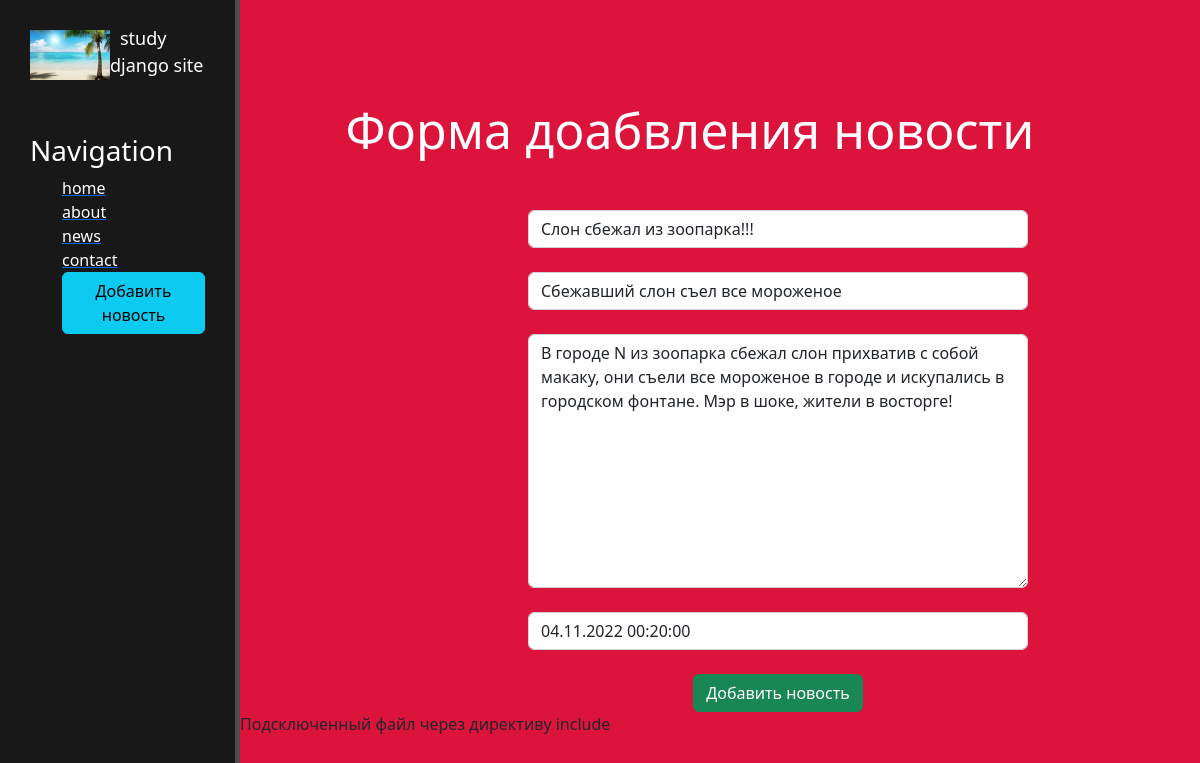
The page /news/2/update on the database its author committed.
### news/models.py (models this page shows, shortened)
class Articles(models.Model):
    title = models.CharField('Название', max_length=50)
    anons = models.CharField('Анонс', max_length=250)
    full_text = models.TextField('Статья')
    date = models.DateTimeField('Дата публикации')
    class Meta:
        verbose_name = 'Новость'
        verbose_name_plural = 'Новости'

### news/views.py (the view)
# urls.py: path('<int:pk>/update', views.NewsUpdateView.as_view(), name='news-update'),
class NewsUpdateView(UpdateView):
    model = Articles
    template_name = 'news/create.html'
    form_class = ArticlesForm

### news/forms.py
class ArticlesForm(ModelForm):
    class Meta:
        model = Articles
        fields = ['title', 'anons', 'full_text', 'date']
        widgets = {
            'title': TextInput(attrs={
                'class': 'form-control',
                'placeholder': 'Название новости'
            }),
            'anons': TextInput(attrs={
                'class': 'form-control',
                'placeholder': 'Анонс новости'
            }),
            'date': DateTimeInput(attrs={
                'class': 'form-control'
            }),
            'full_text': Textarea(attrs={
                'class': 'form-control',
                'placeholder': 'Текст новости'
            }),
        }

### news/templates/news/create.html (shortened to what this page needs)
{% extends 'main/layout.html' %}
{% block content %}
    <div class="features">
        <h1>Форма доабвления новости</h1>
        <form method="post">
            {{ form.title }}<br>
            {{ form.anons }}<br>
            {{ form.full_text }}<br>
            {{ form.date }}<br>
            <button class="btn btn-success" type="submit">Добавить новость</button>
        </form>
    </div>
{% include 'main/test.html' %}
{% endblock %}

### main/static/main/css/main.css (style rules this page uses)
body { background: crimson; }
main .features { float: left; color: #fff; margin-top: 100px; text-align: center; width: 75%; }
main .features h1 { font-size: 50px }
form { margin-left: 32%; width: 500px; margin-top: 50px; }

### rows shown on the page
Articles: title "Слон сбежал из зоопарка!!!", anons "Сбежавший слон съел все мороженое", full_text "В городе N из зоопарка сбежал слон прихватив с собой макаку, они съели все мороженое в городе и искупались в городском фонтане. Мэр в шоке, жители в восторге!", date "04.11.2022 00:20:00"
